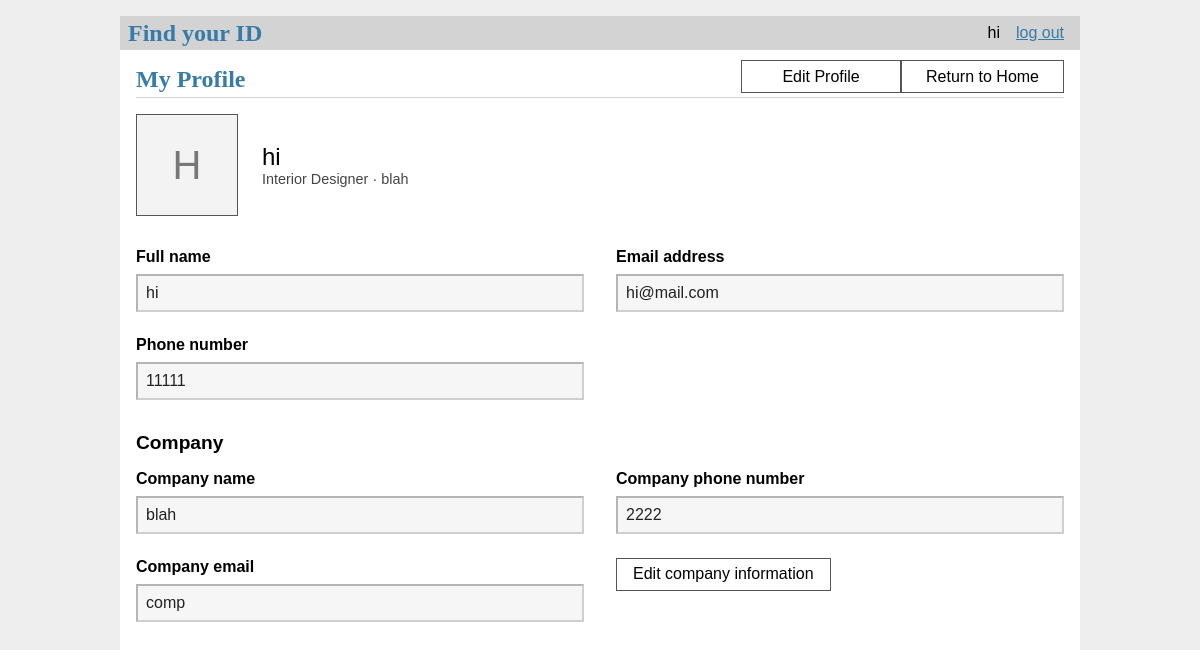
Page /profile (signed in) on the earlier database version.
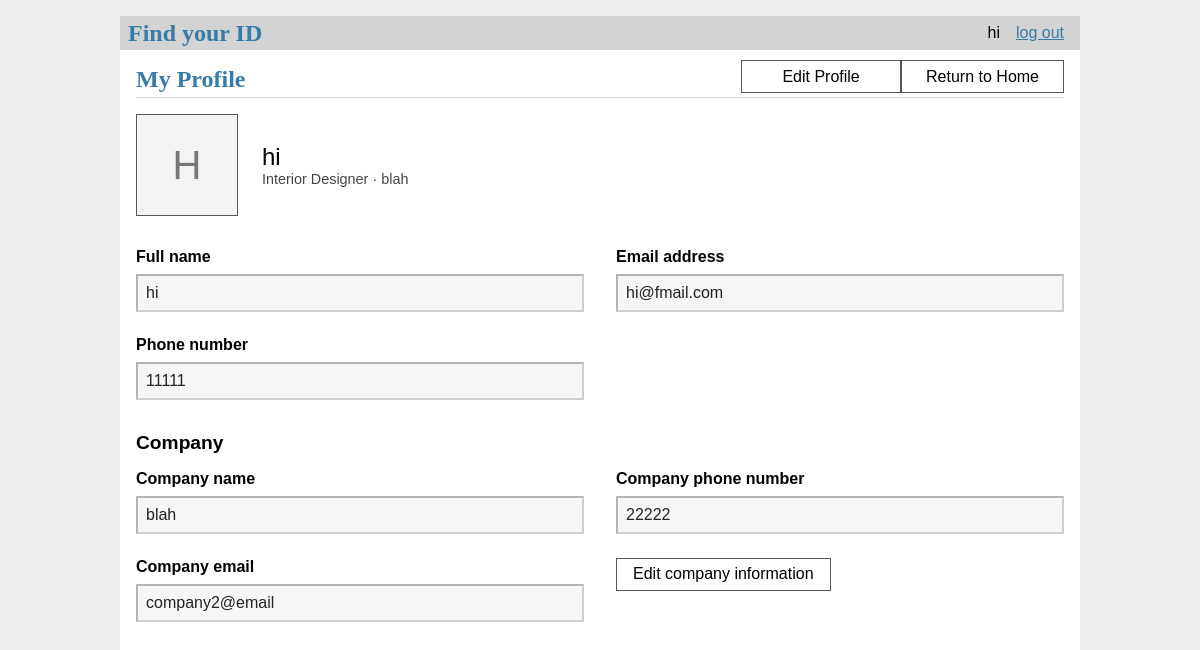
Same page on the later database version.
### tables this page shows
CREATE TABLE user(
    id integer primary key autoincrement,
    name text not null,
    password text not null,
    email text unique not null,
    phone text not null,                       -- text keeps leading zeros / +65
    Usertype text not null
        check (Usertype in ('designer', 'customer', 'manager')),
    created timestamp not null default current_timestamp
);

CREATE TABLE company(
    companyID integer primary key autoincrement,
    companyName text not null,
    companyLine text unique not null,
    companyEmail text
);

### idfinder/boundaries/designer.py (the view)
    @bp.route('/profile')
    @login_required
    @designer_required
    def profile():
        return render_template('designer/profile.html', editing=False, form={},
                        profile=designer_boundary.controller().get_profile(g.user['id']))

### idfinder/boundaries/auth.py (called while the page is built)
    @bp.before_app_request
    def load_logged_in_user():
        user_id = session.get('user_id')
        if user_id is None:
            g.user = None
        else:
            g.user = auth_control.get_user(user_id)  # g.user lasts for the length of the request

### idfinder/boundaries/designer.py (called while the page is built)
    def login_required(view):
        @functools.wraps(view)
        def wrapped_view(**kwargs):
            if g.user is None:
                return redirect(url_for('auth.login'))
            return view(**kwargs)
        return wrapped_view

    def designer_required(view):
        @functools.wraps(view)
        def wrapped_view(**kwargs):
            if g.user['Usertype'] != 'designer':
                abort(403)
            return view(**kwargs)
        return wrapped_view

    def controller():
        return PortfolioController(current_app.config['UPLOAD_FOLDER'])

### idfinder/controller/auth_controller.py (called while the page is built)
    @staticmethod
    def get_user(user_id):
        return Users.get_info(user_id)

### idfinder/controller/portfolio_controller.py (called while the page is built)
    def get_profile(self, designer_id):
        profile = designers.get_profile(designer_id)
        if profile is None:
            raise NotFoundError("Designer profile not found.")
        return profile

### idfinder/templates/designer/profile.html (shortened to what this page needs)
{% extends 'base.html' %}
{% block header %}
  <h1>{% block title %}My Profile{% endblock %}</h1>
  {% if not editing and not editing_company %}
    <a class="action profile-button" href="{{ url_for('designer.edit_profile') }}">Edit Profile</a>
    <a class="action profile-button" href="{{ url_for('home.index') }}">Return to Home</a>
  {% endif %}
{% endblock %}
{% block content %}
  {% set v_name = form.get('name', profile['name']) %}
  {% set v_email = form.get('email', profile['email']) %}
  {% set v_phone = form.get('phone', profile['phone']) %}
  <div class="profile-summary">
    <div class="profile-avatar" aria-hidden="true">{{ (profile['name'] or '?')[:1]|upper }}</div>
    <div>
      <div class="profile-name">{{ profile['name'] }}</div>
      <div class="profile-role">Interior Designer{% if profile['companyName'] %} &middot; {{ profile['companyName'] }}{% endif %}</div>
    </div>
  </div>
  <form method="post">
    <fieldset class="profile-fieldset" {{ '' if editing else 'disabled' }}>
      <div class="profile-fields">
        <div class="profile-field">
          <label for="name">Full name</label>
          <input name="name" id="name" value="{{ v_name }}" required>
        </div>
        <div class="profile-field">
          <label for="email">Email address</label>
          <input type="email" name="email" id="email" value="{{ v_email }}" required>
        </div>
        <div class="profile-field">
          <label for="phone">Phone number</label>
          <input name="phone" id="phone" value="{{ v_phone }}" required>
        </div>
      </div>
    </fieldset>
  </form>
  <h2 class="profile-section-title">Company</h2>
  <form method="post"
    action="{{ url_for('designer.edit_company_profile') }}" method="post">
    <fieldset class="profile-fieldset"
        {% if not editing_company %}disabled{% endif %}>
        <div class="profile-fields company-fields">
          <div class="profile-field">
            <label for="companyName">Company name</label>
            <input id="companyName"
               name="companyName"
               value="{{ form.get('companyName', profile['companyName'] or '') }}"
               required>
          </div>
          <div class="profile-field">
            <label for="companyLine">Company phone number</label>
            <input type="tel"
               id="companyLine"
               name="companyLine"
               value="{{ form.get('companyLine', profile['companyLine'] or '') }}"
               required>
            </div>
          <div class="profile-field">
            <label for="companyEmail">Company email</label>
            <input type="email"
               id="companyEmail"
               name="companyEmail"
               value="{{ form.get('companyEmail', profile['companyEmail'] or '') }}"
               required>
          </div>
          {% if not editing and not editing_company %}
            <div class="company-edit-action">
              <a class="profile-button" href="{{ url_for('designer.edit_company_profile') }}">Edit company information</a>
            </div>
          {% endif %}
        </div>
    </fieldset>
  </form>
{% endblock %}

### idfinder/templates/base.html (shortened to what this page needs)
<!DOCTYPE html>
<link rel="stylesheet" href="{{url_for('static', filename='style.css')}}">
<nav>
    <h1>Find your ID</h1>
    <ul>
        {% if g.user %}
            <li><span>{{g.user['name']}}</span></li>
            <li><a href="{{url_for('auth.log_out_user')}}">log out</a></li>
        {% else %}
            <li><a href="{{url_for('auth.register')}}">register</a></li>
            <li><a href="{{url_for('auth.login')}}">log in</a></li>
        {% endif %}
    </ul>
</nav>
<section class="content">
    <header>
        {% block header %}{% endblock %}
    </header>
    {% block content %}{% endblock %}
</section>

Differences in the rows shown:
changed user "hi": email "hi@mail.com" → "hi@fmail.com"
changed company "blah": companyLine "2222" → "22222"; companyEmail "comp" → "company2@email"
